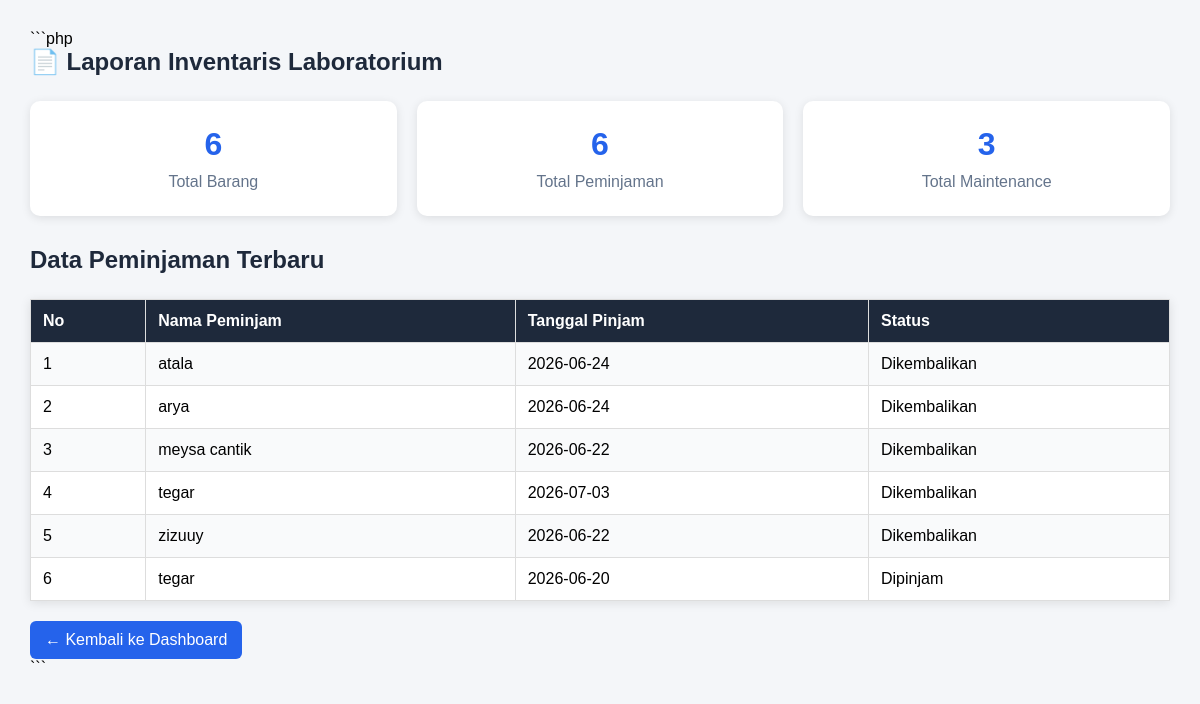
The app's page /inventaris_lab_project2/backend/admin/laporan/index.php (signed in) with its own data.
### tables this page shows
CREATE TABLE `peminjaman` (
  `id_peminjaman` int(11) NOT NULL,
  `id_barang` int(11) NOT NULL,
  `nama_peminjam` varchar(100) NOT NULL,
  `tanggal_pinjam` date NOT NULL,
  `tanggal_kembali` date DEFAULT NULL,
  `status` enum('Dipinjam','Dikembalikan') DEFAULT 'Dipinjam',
  `id_user` int(11) DEFAULT NULL
);

### inventaris_lab_project2/backend/admin/laporan/index.php (the view, shortened to what this page needs)
<?php
include '../../config/koneksi.php';
$total_barang = mysqli_num_rows(
    mysqli_query($conn, "SELECT * FROM barang")
);
$total_peminjaman = mysqli_num_rows(
    mysqli_query($conn, "SELECT * FROM peminjaman")
);
$total_maintenance = mysqli_num_rows(
    mysqli_query($conn, "SELECT * FROM maintenance")
);
$data_peminjaman = mysqli_query(
    $conn,
    "SELECT * FROM peminjaman
     ORDER BY id_peminjaman DESC
     LIMIT 10"
);
?>
<!DOCTYPE html>
<html lang="id">
<head>
</head>
<body>
<div class="container">
    <h2>📄 Laporan Inventaris Laboratorium</h2>
    <div class="cards">
        <div class="card">
            <h3><?= $total_barang; ?></h3>
            <p>Total Barang</p>
        </div>
        <div class="card">
            <h3><?= $total_peminjaman; ?></h3>
            <p>Total Peminjaman</p>
        </div>
        <div class="card">
            <h3><?= $total_maintenance; ?></h3>
            <p>Total Maintenance</p>
        </div>
    </div>
    <h2>Data Peminjaman Terbaru</h2>
    <table>
        <tr>
            <th>No</th>
            <th>Nama Peminjam</th>
            <th>Tanggal Pinjam</th>
            <th>Status</th>
        </tr>
        <?php $no = 1; ?>
        <?php while ($row = mysqli_fetch_assoc($data_peminjaman)) : ?>
        <tr>
            <td><?= $no++; ?></td>
            <td><?= htmlspecialchars($row['nama_peminjam']); ?></td>
            <td><?= htmlspecialchars($row['tanggal_pinjam']); ?></td>
            <td><?= htmlspecialchars($row['status']); ?></td>
        </tr>
        <?php endwhile; ?>
    </table>
    <a href="../../index.php" class="btn">
        ← Kembali ke Dashboard
    </a>
</div>
</body>
</html>

### inventaris_lab_project2/backend/admin/laporan/index.php (style rules this page uses)
* { margin:0; padding:0; box-sizing:border-box; font-family:Arial,sans-serif; }
body { background:#f4f6f9; padding:30px; }
.container { max-width:1200px; margin:auto; }
h2 { margin-bottom:25px; color:#1e293b; }
.cards { display:grid; grid-template-columns:repeat(auto-fit, minmax(220px,1fr)); gap:20px; margin-bottom:30px; }
.card { background:#fff; padding:25px; border-radius:10px; text-align:center; box-shadow:0 2px 10px rgba(0,0,0,.1); }
.card h3 { font-size:32px; color:#2563eb; margin-bottom:10px; }
.card p { color:#64748b; }
table { width:100%; border-collapse:collapse; background:#fff; box-shadow:0 2px 10px rgba(0,0,0,.1); }
th, td { padding:12px; border:1px solid #ddd; text-align:left; }
th { background:#1e293b; color:#fff; }
tr:nth-child(even) { background:#f9fafb; }
.btn { display:inline-block; margin-top:20px; padding:10px 15px; background:#2563eb; color:#fff; text-decoration:none; border-radius:6px; }

### records on screen
peminjaman: nama_peminjam "atala", tanggal_pinjam "2026-06-24", status "Dikembalikan"
peminjaman: nama_peminjam "arya", tanggal_pinjam "2026-06-24", status "Dikembalikan"
peminjaman: nama_peminjam "meysa cantik", tanggal_pinjam "2026-06-22", status "Dikembalikan"
peminjaman: nama_peminjam "tegar", tanggal_pinjam "2026-07-03", status "Dikembalikan"
peminjaman: nama_peminjam "zizuuy", tanggal_pinjam "2026-06-22", status "Dikembalikan"
peminjaman: nama_peminjam "tegar", tanggal_pinjam "2026-06-20", status "Dipinjam"

### other values on screen
$total_barang "6"
$total_peminjaman "6"
$total_maintenance "3"
